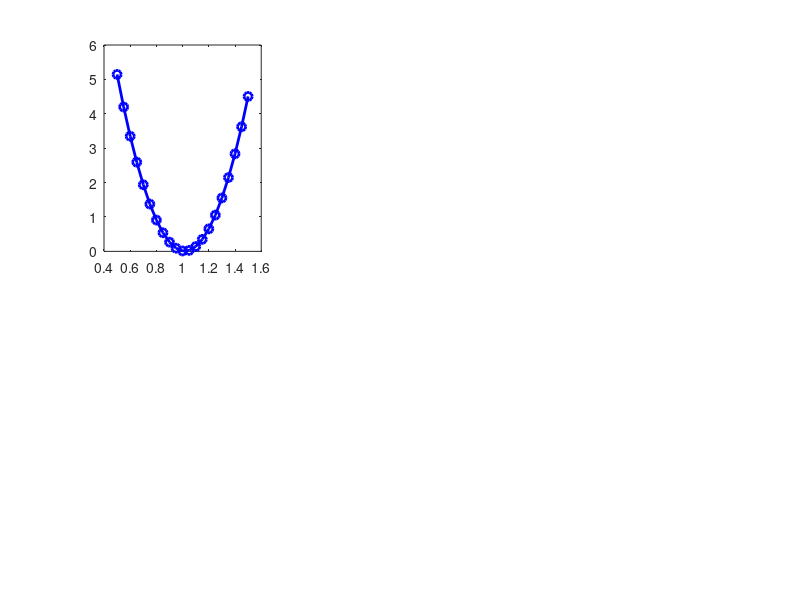

Reproduce this figure in MATLAB. (Note: this script raises an error after producing the figure.)
% cd /Users/gokhanileri/Dropbox/Code/Matlab
clc; close all; clear all;
scrsz = get( groot, 'Screensize' );            % 1680/1050
scrW = scrsz(3);  scrH = scrsz(4);

% Data
m = 10;                                 % # of trainings
n = 1;                                  % features (1 input only)
x   = 1:m;                          	% input
y   = [0.9 2.0 3.1 4.2 5.3 6.2 7.1 8.0 9.0 10.2]; 	% output


%% Case 1: a0 = 0 (2D)
clear h J;
a0  = 0;  
a1_sweep = 0.5: 0.05 :1.5;
k   = 1;
for a1 = 0.5: 0.05 :1.5
    J(k) = 0;
    for i = 1:m                                         % for each h, evaluate J(a0, a1)
        h(i) = a0 + a1*x(i);            % hypothesis
        J(k) = J(k) + 1/(2*m)*(h(i)-y(i))^2; % /2 for convention
    end
    k = k+1;
end
[Jmin, a1opt] = min(J);
fprintf('1) No a0: ')
fprintf([' hopt = ' num2str(a0) ' + ' num2str(a1_sweep(a1opt)) 'x --> Jmin = ' num2str(Jmin) '\n\n'])
%%%%

f = figure();
set(f, 'Name', 'Linear Regression', 'Position', [0  scrH/10*2 scrW/10*5 scrH/10*6])
 subplot(2,3, 1)
p = plot(a1_sweep, J, 'o-b', 'LineWidth', 2);
p.MarkerFaceColor = p.Color;                            % to will the circles with the same color
hold on; grid on;
title('Case 1: a0 = 0', 'FontSize', 12, 'FontWeight', 'bold')
xlabel('a1', 'FontSize', 12)
ylabel('J', 'FontSize', 12)
 subplot(2,3, 4)
p = plot(x, y, 'ob', 'LineWidth', 1);
p.MarkerFaceColor = p.Color;
hold on; grid on;
plot(x, a0 + a1_sweep(a1opt)*x, '-r', 'LineWidth', 2) 
title('Double Check', 'FontSize', 12, 'FontWeight', 'bold')
xlabel('x', 'FontSize', 12)
ylabel('y', 'FontSize', 12)
legend('training set', 'best h', 'Location', 'North')


%% Case 2: a0 ~= 0 but fixed (2D)
clear h J;
a0  = -1;
k   = 1;
for a1 = 0.5: 0.05 :1.5;                             
    J(k) = 0;
    for i = 1:m                                         % for each h, evaluate J(a0, a1)
        h(i) = a0 + a1*x(i);            % hypothesis
        J(k) = J(k) + 1/(2*m)*(h(i)-y(i))^2; % /2 for convention
    end
    k = k + 1;
end
[Jmin, a1opt] = min(J);
fprintf('2) Constant a0: ')
fprintf([' hopt = ' num2str(a0) ' + ' num2str(a1_sweep(a1opt)) 'x --> Jmin = ' num2str(Jmin) '\n\n'])
%%%
 subplot(2,3, 2)
p = plot(a1_sweep, J, 'o-b', 'LineWidth', 2);
p.MarkerFaceColor = p.Color;
hold on; grid on;
title(['Case 2: a0 = ' num2str(a0)], 'FontSize', 12, 'FontWeight', 'bold')
xlabel('a1', 'FontSize', 12)
ylabel('J', 'FontSize', 12)
 subplot(2,3, 5)
p = plot(x, y, 'ob', 'LineWidth', 1);
p.MarkerFaceColor = p.Color;
hold on; grid on;
plot(x, a0 + a1_sweep(a1opt)*x, '-r', 'LineWidth', 2) 
title('Double Check', 'FontSize', 12, 'FontWeight', 'bold')
xlabel('x', 'FontSize', 12)
ylabel('y', 'FontSize', 12)
legend('training set', 'best h', 'Location', 'North')


%% Case 3: a0 variable (3D)
clear h J;
a0_sweep = -1 : 0.2 : 1;
a1_sweep = 0.5: 0.1 :1.5;
a0_cnt = 1;
Jmin = 1000;
for a0 = -1 : 0.2 : 1
    a1_cnt = 1;
    for a1 = 0.5: 0.1 :1.5         % can use repmat too
        J(a0_cnt, a1_cnt) = 0;
        for i = 1:m                                         % for each h, evaluate J(a0, a1)
            h(i) = a0 + a1*x(i);            % hypothesis
            J(a0_cnt, a1_cnt) = J(a0_cnt, a1_cnt) + 1/(2*m)*(h(i)-y(i))^2;           
        end
        if J(a0_cnt, a1_cnt) < Jmin
            a0_opt = a0;
            a1_opt = a1;
            Jmin = J(a0_cnt, a1_cnt);
        end
        %J(a0_cnt, a1_cnt)
        a1_cnt = a1_cnt + 1;
    end
    a0_cnt = a0_cnt + 1;
end
% size(J)
fprintf('3) Variable a0: ')
fprintf([' hopt = ' num2str(a0_opt) ' + ' num2str(a1_opt) 'x --> Jmin = ' num2str(Jmin) '\n\n'])

 subplot(2,3, 3)
contour(a0_sweep, a1_sweep, J, length(a0_sweep)*length(a1_sweep))
hold on; grid on;
title('Case 3: a0 varies', 'FontSize', 12, 'FontWeight', 'bold')
xlabel('a1', 'FontSize', 12)
ylabel('a0', 'FontSize', 12)
colormap('jet');
clb = colorbar('eastoutside');
set(get(clb,'title'),'string','J', 'FontSize', 12, 'FontWeight', 'bold');
% surf(a0_sweep, a1_sweep, J); % surface plot
% hold on; grid on;
% title('Surface Plot', 'FontSize', 12, 'FontWeight', 'bold')
% xlabel('a0', 'FontSize', 12)
% ylabel('a1', 'FontSize', 12)
% zlabel('J', 'FontSize', 12) 
% colormap('jet');        
% clb = colorbar('eastoutside');     % add color bar title
% set(get(clb,'title'),'string','J', 'FontSize', 12, 'FontWeight', 'bold');
 subplot(2,3, 6)
p = plot(x, y, 'ob', 'LineWidth', 1);
p.MarkerFaceColor = p.Color;
hold on; grid on;
plot(x, a0_opt + a1_opt*x, '-r', 'LineWidth', 2) 
title('Double Check', 'FontSize', 12, 'FontWeight', 'bold')
xlabel('x', 'FontSize', 12)
ylabel('y', 'FontSize', 12)
legend('set', 'hopt', 'Location', 'North')


%% Case 4: Gradient Descent
J_temp = J;                     % save set of J for gradient plot
alpha = 0.02;                      % learning rate (alpha), diverges with 0.1 res
runs = 400;                     % learning steps 
a0 = zeros(1, runs); a1 = a0;
a0(1) = -0.7; a1(1) = 0.8;     % start from somewhere, try =2,2 too
for k = 2:runs
    J = 0;              % summation
    dJ_a0 = 0; dJ_a1 = 0; 
    for i = 1:m
        h(i) = a0(k-1) + a1(k-1)*x(i);
        J = J + 1/(2*m)*(h(i)-y(i))^2;
        dJ_a0 = dJ_a0 + 1/m*(h(i)-y(i));
        dJ_a1 = dJ_a1 + 1/m*(h(i)-y(i))*x(i); 
    end
    a0(k) = a0(k-1) - alpha*dJ_a0;     % sign didn't work
    a1(k) = a1(k-1) - alpha*dJ_a1;
end
fprintf('4) Gradient Descent: ')
fprintf([' hinit = ' num2str(a0(1)) ' + ' num2str(a1(1)) 'x, alpha = ' num2str(alpha) ', runs = ' num2str(runs) '\n'])
fprintf([' hopt = ' num2str(a0(end)) ' + ' num2str(a1(end)) 'x --> Jmin = ' num2str(J) '\n\n'])
%%%
f = figure();
set(f, 'Name', 'Gradient Descent', 'Position', [scrW/10*2  scrH/10*2 scrW/10*3 scrH/10*7])
 subplot(2,2, [1 2])
plot(1:runs, a0, '-b', 'LineWidth', 2) 
hold on; grid on;
plot(1:runs, a1, '-r', 'LineWidth', 2)
title('Case 4: Gradient Descent', 'FontSize', 12, 'FontWeight', 'bold')
ylabel('h(a0, a1)', 'FontSize', 12)
xlabel('runs', 'FontSize', 12)
legend('a0', 'a1', 'Location', 'NorthEast')
 subplot(2,2, [3 4])
contourf(a0_sweep, a1_sweep, J_temp, 20);
hold on; grid on;
colormap('jet');
title('Gradient on Contour', 'FontSize', 12, 'FontWeight', 'bold')
xlabel('a0', 'FontSize', 12)
ylabel('a1', 'FontSize', 12)
clb = colorbar('eastoutside');
set(get(clb,'title'),'string','J', 'FontSize', 12, 'FontWeight', 'bold');
for i = 1:1:runs-1
    pt1 = [a0(i), a1(i)];
    pt2 = [a0(i+1), a1(i+1)];
    dp = pt2 - pt1;
    p = quiver(pt1(1),pt1(2),dp(1),dp(2),0,'r','LineWidth', 2);  
    set(get(get(p,'Annotation'),'LegendInformation'),'IconDisplayStyle','off');
end
p = quiver(pt1(1),pt1(2),dp(1),dp(2),0,'r','LineWidth', 2);  
p3 = plot(a0(1), a1(1), '.y', 'MarkerSize', 25); 
p4 = plot(a0(end), a1(end), '.y', 'MarkerSize', 25); 
legend('J', 'h(a0, a1)', 'start', 'finish', 'Location', 'NorthEast')


%% Case 5: Normal Equation
X   = [ones(1, m)', x'];    % design matrix 
Y   = y'; 

% traceA = sum of diagonals ==> commutative + associative for multiplication
% trA = trA'
% f(A) = traceAB --> Gradient wrt A of trAB = B'
% Gradient wrt A of trABA'C = CAB + C'AB' (tricky one)
% Q = inv(X'X)*X' * Y
% if X'X isn't invertible, then you probably have repeating I/O

A = inv(X'*X)*X'*Y;             % normal equation
Agd = [a0(end), a1(end)]';       % found with grad. descent
Adelta = (A-Agd)/Agd;            % deviation minimal for all a's

i = 4;
hh(i) = A'*[1; i];     % = h(x) = A'*x

X

J = [];
for i = 1:m
    H(i) = A'* [1 x(i)]';           % continue to calc H(x)
    J(i) = J(i-1) + 1/(2*m)*(H(i)-y(i))^2;
end
Hdelta = Y - H';                 % deviation from output is minimal

fprintf('5) Normal Equation: ')
fprintf([' hopt = ' num2str(A(1,1)) ' + ' num2str(A(2,1)) 'x --> Jmin = ' num2str(Jmin) '\n\n'])
% no need to choose alpha, no need to iterate, no need for feature scaling
% but slow if n is large mainly due to (X'*X) is n by n --> O(n^3) complexity
% for n > 10e3, switch to GD

% if (X'*X) is singular or degenerate
  % a) if some n are linearly dependen, same but with different scale
  % b) n >=m --> delete some n, or regularize!  
